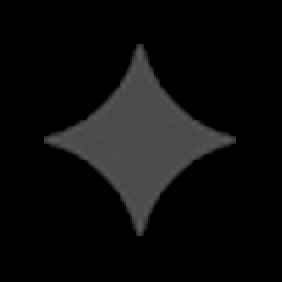
#> input picture scripts/book-art/wm-alpha.png, 141 x 141 px (shown 2 times larger)
$ python process.py wm-alpha.png
#> lines starting #> are read from the running program, lines starting #| are printed output that depends on the picture
#!/usr/bin/env python3
"""책 홈 그림 처리 — 원본 PNG → public/home/book/art/<키>.webp

사용: python3 scripts/book-art/process.py ~/Desktop/naraka/story [키 ...]
  - 두 번째 인자부터 키를 주면 그 키만 다시 만든다 (예: spines hand-open)
원장: docs/book-art/PROMPTS.md. 원본 폴더엔 예전 원화(1.png~17.png)가 섞여 있어
`NN-이름.png`와 `M1~M3.png`만 쓴다. 없는 파일은 건너뛴다.

처리 순서 (전 장 공통)
  1. Gemini ✦ 가시 워터마크 제거 — 역알파 블렌딩(orig = (wm − a·255)/(1 − a)).
     알파맵은 01-gate.png의 평면 배경에서 뽑고(wm-alpha.png로 캐시),
     장마다 중심 오프셋·알파 배율을 탐색해 국소 잔차가 가장 작은 조합을 쓴다.
  2. 초록 배경 그림은 그다음 키잉 → 조각 분리.
PIL만 쓴다 (numpy·cv2 없음).
"""
import pathlib
import sys

from PIL import Image, ImageFilter

HERE = pathlib.Path(__file__).resolve().parent
ROOT = HERE.parents[1]
OUT = ROOT / "public/home/book/art"
ALPHA_CACHE = HERE / "wm-alpha.png"
# 원화 3번 옥자 크롭을 higgsfield remove_background로 누끼 딴 결과의 알파만 보관 (실루엣엔 알파만 쓴다)
OKJA_MASK = HERE / "okja-mask.png"
BOOK_IDS = ["home", "about", "location", "menu", "staff", "notice", "events", "games"]

# 원본 파일명 → (출력 키, 긴 변 px)
SCENES = {
    "01-gate.png": ("gate", 1920),
    "M1.png": ("gate-m", 1280),
    "02-office.png": ("office", 1920),
    "M2.png": ("office-m", 1280),
    "03-shelf.png": ("shelf", 1400),
    "13-desk.png": ("desk", 1920),
    "M3.png": ("desk-m", 1280),
    "17-mahjong.png": ("mahjong", 1000),
    "18-map.png": ("map", 1200),
}
SCENES.update({f"{5 + i:02d}-cover-{b}.png": (f"cover-{b}", 900) for i, b in enumerate(BOOK_IDS)})

# 키별 WebP 품질 — 개별 ≤ 400KB, 첫 화면(desk+cover-home+corner) ≤ 1MB 예산에 맞춘 값
QUALITY = {"desk": 76, "desk-m": 76, "gate": 78, "gate-m": 78, "office": 76, "office-m": 76}

# ── 워터마크 ───────────────────────────────────
WM_OFF = 240  # 우하단 모서리에서 ✦ 중심까지 (2배 업스케일 원본 기준)
WM_R = 70  # 중심 기준 반경 박스


# [18 lines left out: function build_alpha, not called in this run]


def load_alpha(raw_dir: pathlib.Path) -> list[tuple[int, int, float]]:
    gate = raw_dir / "01-gate.png"
    if gate.exists():
        amap = build_alpha(gate)
        amap.save(ALPHA_CACHE)
    elif ALPHA_CACHE.exists():
        amap = Image.open(ALPHA_CACHE).convert("L")
    else:
        sys.exit("워터마크 알파맵을 만들 01-gate.png도, 캐시 wm-alpha.png도 없다")
    ap = amap.load()
    return [
        (x - WM_R, y - WM_R, ap[x, y] / 255)
        for y in range(amap.height)
        for x in range(amap.width)
        if ap[x, y] > 0
    ]


# [129 lines left out: functions _unblend, _pairs, _residual, remove_watermark, _fill_ring, tint_gray_flame and 1 more, not called in this run]


def save(im: Image.Image, key: str) -> None:
    OUT.mkdir(parents=True, exist_ok=True)
    path = OUT / f"{key}.webp"
    im.save(path, "WEBP", quality=QUALITY.get(key, 82), method=6)
    print(f"{key}.webp  {im.size[0]}x{im.size[1]}  {path.stat().st_size // 1024}KB")


# ── 키잉 · 조각 ───────────────────────────────
# [56 lines left out: functions chroma_key, components, not called in this run]


# ── 개별 그림 ─────────────────────────────────
# 책등 시트 경계 (원본 2752px 폭 기준 x) — 책 몇 권이 맞닿거나 겹쳐 있어 조각 찾기로는 못 가른다.
# 원본을 확대해 책마다 바깥 윤곽선 바로 바깥을 경계로 잡았다 (검정 책 옆면·집게 고리 뒤 적갈 책 옆면 포함)
# 04-spines.png(2752x1536) 원본을 눈으로 재서 잡은 책 경계 (BOOK_IDS 순서).
# 리테이크로 원본이 바뀌면 경계를 반드시 다시 잰다 — 크기가 다르면 do_spines가 멈춘다
SPINE_SOURCE_SIZE = (2752, 1536)
SPINE_CUTS = [0, 446, 805, 1101, 1340, 1745, 2000, 2337, 2752]


# [59 lines left out: functions do_spines, do_ornaments, isolate, not called in this run]


def do_hand_pull(im: Image.Image) -> None:
    keyed = chroma_key(im)
    save(fit(keyed.crop(keyed.getbbox()), 700), "hand-pull")


# [4 lines left out: function do_hand_open, not called in this run]


def fill_holes(alpha: Image.Image) -> Image.Image:
    """테두리에서 닿지 않는 투명 구멍(목깃 V 등)을 메운다 — 실루엣이 뚫려 보이지 않게."""
    small = alpha.resize((alpha.width // 4, alpha.height // 4))
    sp = small.load()
    sw, sh = small.size
    outside = bytearray(sw * sh)
    stack = [(x, y) for x in range(sw) for y in (0, sh - 1)] + [(x, y) for y in range(sh) for x in (0, sw - 1)]
    while stack:
        x, y = stack.pop()
        if not (0 <= x < sw and 0 <= y < sh) or outside[y * sw + x] or sp[x, y] >= 128:
            continue
        outside[y * sw + x] = 1
        stack += [(x + 1, y), (x - 1, y), (x, y + 1), (x, y - 1)]
    holes = Image.new("L", (sw, sh), 0)
    hp = holes.load()
    for y in range(sh):
        for x in range(sw):
            if not outside[y * sw + x] and sp[x, y] < 128:
                hp[x, y] = 255
    holes = holes.resize(alpha.size).filter(ImageFilter.MaxFilter(5))
    return Image.composite(Image.new("L", alpha.size, 255), alpha, holes)


def do_okja_shadow() -> None:
    if not OKJA_MASK.exists():
        print("okja-mask.png 없음 — okja-shadow 건너뜀")
        return
    mask = Image.open(OKJA_MASK).convert("L")
    alpha = fill_holes(mask)
    # 원화에서 왼쪽이 화면 가장자리로 잘려 있어 직선으로 끊긴다 → 왼쪽 90px를 서서히 흐리게
    ap = alpha.load()
    fade = 90
    for x in range(min(fade, alpha.width)):
        k = x / fade
        for y in range(alpha.height):
            ap[x, y] = round(ap[x, y] * k)
    sil = Image.new("RGBA", mask.size, (13, 12, 17, 0))
    sil.putalpha(alpha)
    sil = sil.crop(sil.getbbox())
    sil.thumbnail((900, 900))
    save(sil, "okja-shadow")


def main(raw_dir: pathlib.Path, only: set[str]) -> None:
    alpha = load_alpha(raw_dir)
#> in load_alpha, amap is the input picture: PIL image 141x141 L; min 0, max 90, mean 12.2
#> alpha = 3441 items, first 6: (62, -60, 0.0353), (-2, -48, 0.137), (-1, -48, 0.231), (0, -48, 0.243), (1, -48, 0.161), (-2, -47, 0.173)

    def want(key: str) -> bool:
        return not only or key in only

    def clean(name: str) -> Image.Image | None:
        src = raw_dir / name
        if not src.exists():
            return None
        out, (ox, oy, scale) = remove_watermark(Image.open(src), alpha)
        print(f"  {name}: 워터마크 오프셋 ({ox:+d},{oy:+d}) 배율 {scale:.2f}")
        return out

    for name, (key, size) in SCENES.items():
        if want(key) and (im := clean(name)):
            if key == "cover-home":
                im = tint_gray_flame(im)
            save(fit(im, size), key)
    for name, key, fn in (
        ("14-hand-pull.png", "hand-pull", do_hand_pull),
        ("15-hand-open.png", "hand-open", do_hand_open),
        ("04-spines.png", "spines", do_spines),
        ("16-ornaments.png", "ornaments", do_ornaments),
    ):
        if want(key) and (im := clean(name)):
            fn(im)
    if want("okja-shadow"):
        do_okja_shadow()
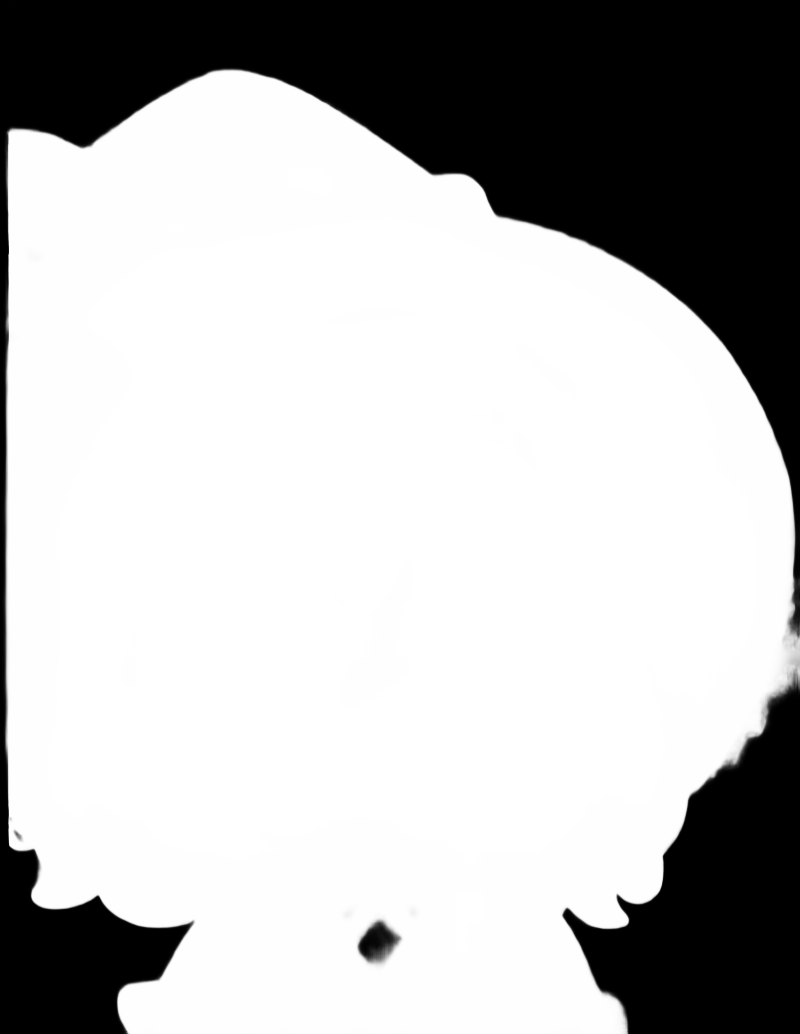
#> input picture scripts/book-art/okja-mask.png, 800 x 1034 px
#> in do_okja_shadow, mask is the input picture: PIL image 800x1034 L; min 0, max 255, mean 185.4
#> after the loop in fill_holes, `while stack:`: stack = []
#> in fill_holes, `holes = Image.new("L", (sw, sh), 0)`: holes: PIL image 200x258 L; every value is 0
#> in fill_holes, `holes = holes.resize(alpha.size).filter(ImageFilter.MaxFilter(5))`:
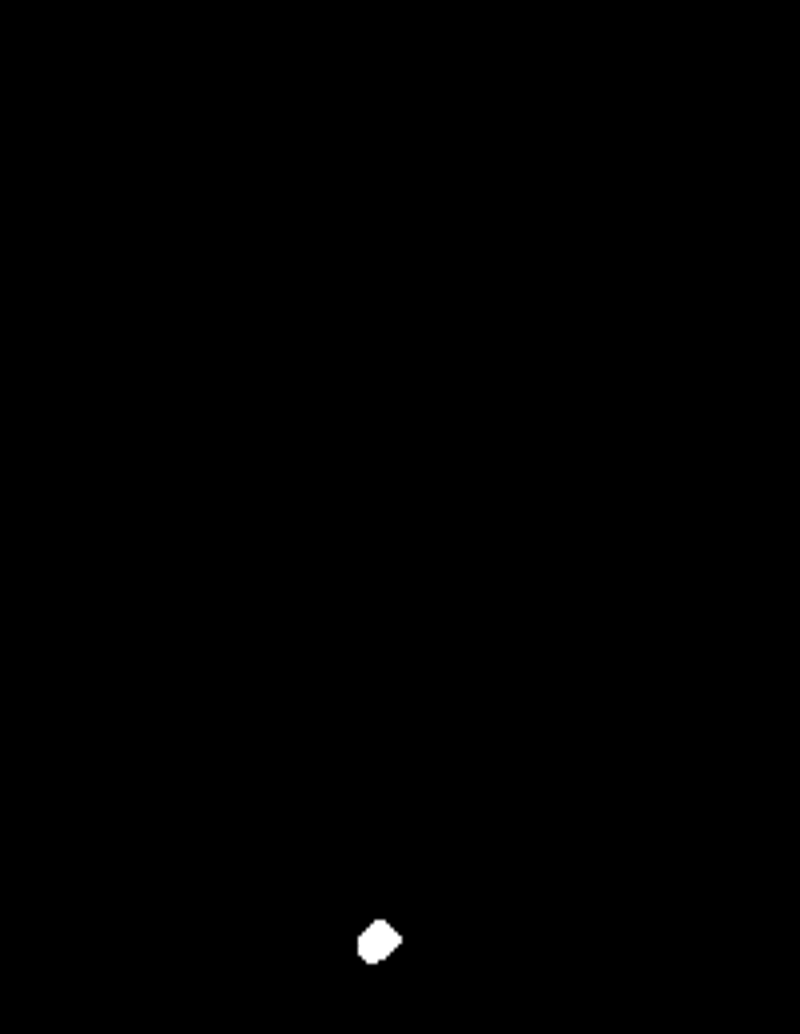
#> holes: PIL image 800x1034 L; min 0, max 255, mean 0.4
#> in do_okja_shadow, `sil.putalpha(alpha)`:
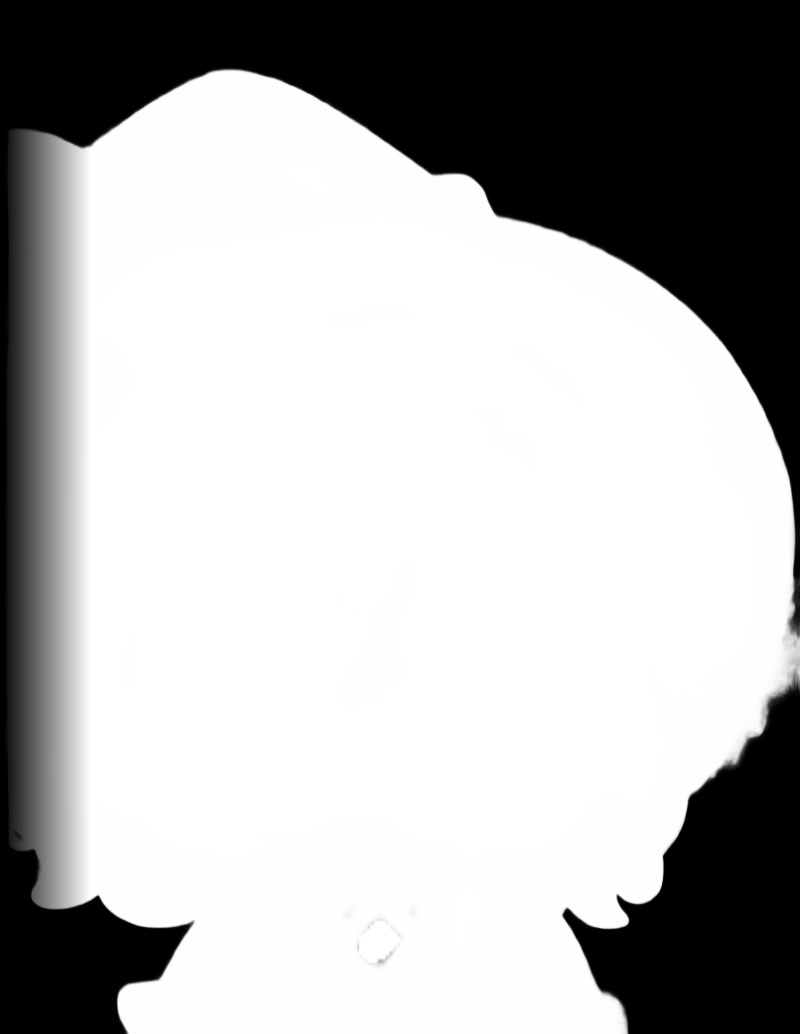
#> alpha: PIL image 800x1034 L; min 0, max 255, mean 176.8
#> in do_okja_shadow, `sil.putalpha(alpha)`:
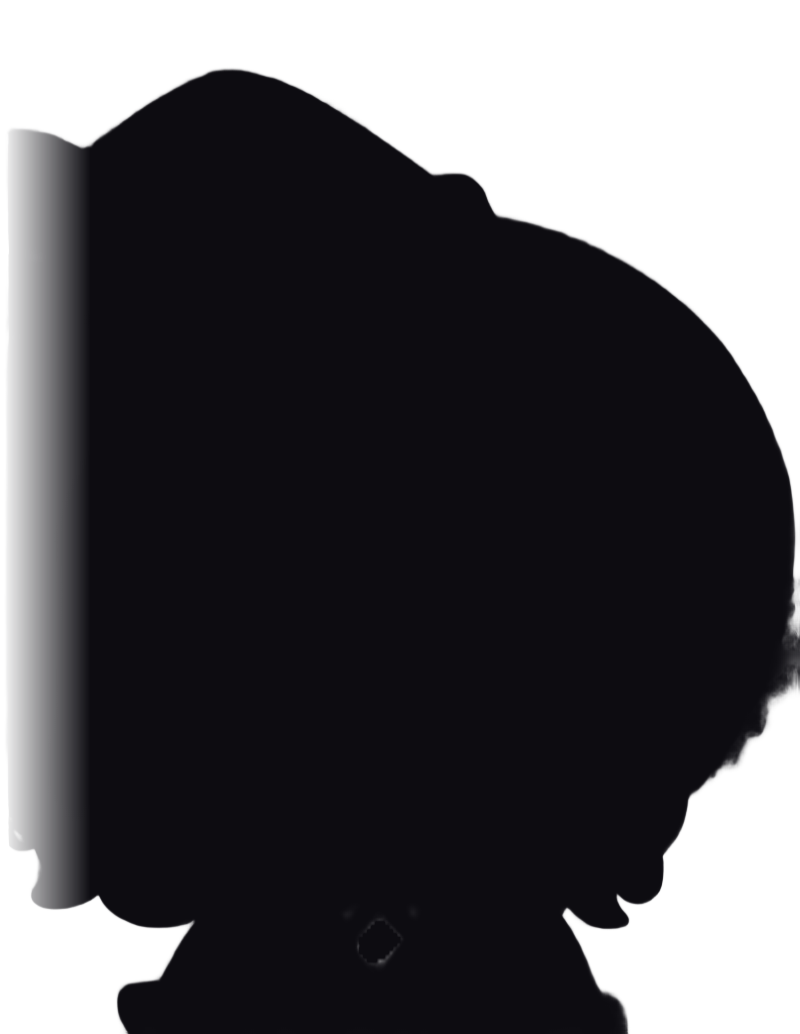
#> sil: PIL image 800x1034 RGBA; mean R, G, B, A 13, 12, 17, 176.8; transparent parts drawn white
#> in do_okja_shadow, `sil = sil.crop(sil.getbbox())`:
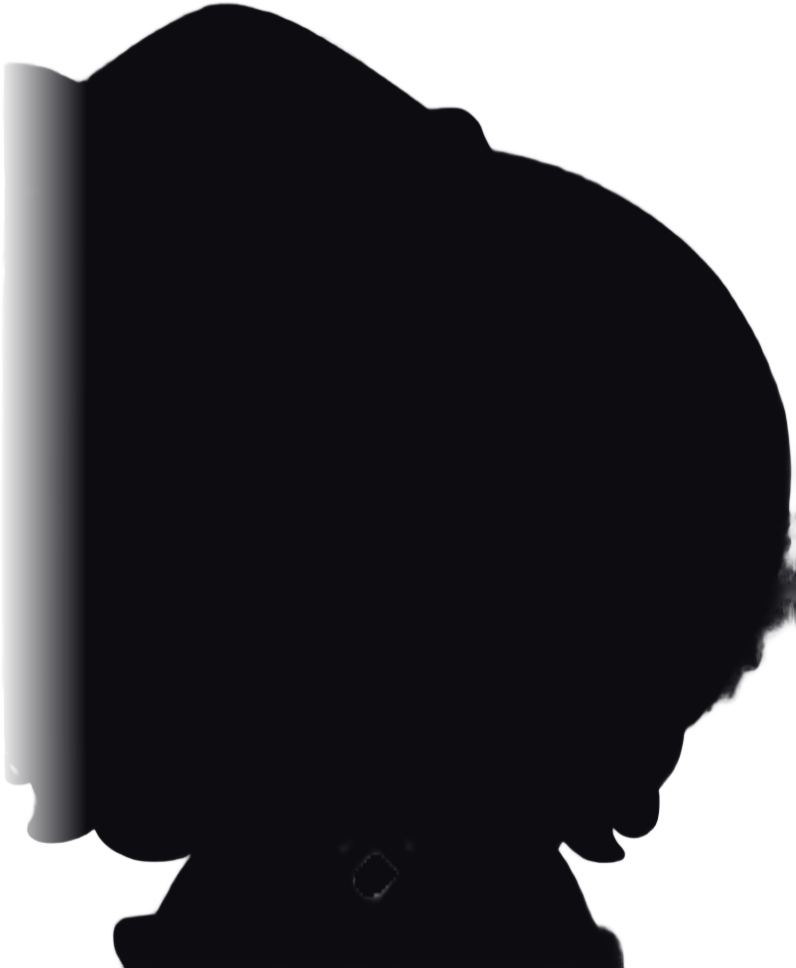
#> sil: PIL image 796x968 RGBA; mean R, G, B, A 13, 12, 17, 189.8; transparent parts drawn white


if __name__ == "__main__":
    if len(sys.argv) < 2:
        sys.exit("사용: process.py <원본 폴더> [키 ...]")
#> (the run stopped early here; a loop or call above may not have finished)
